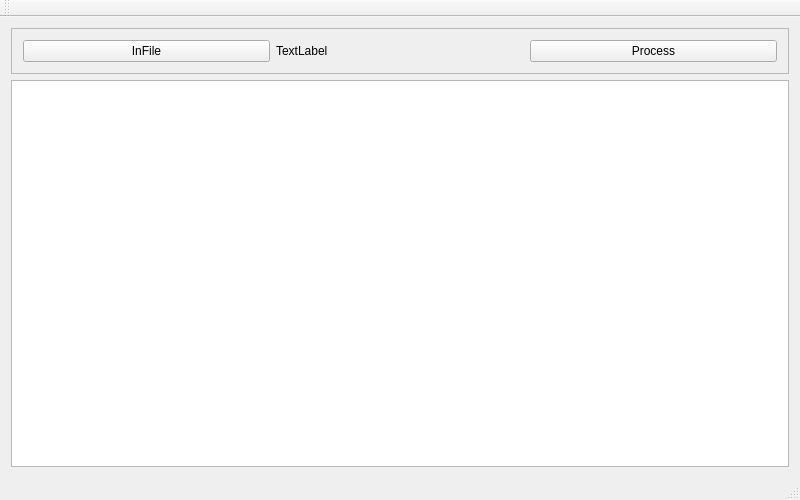
<?xml version="1.0" encoding="UTF-8"?>
<ui version="4.0">
 <class>MainWindow</class>
 <widget class="QMainWindow" name="MainWindow">
  <property name="geometry">
   <rect>
    <x>0</x>
    <y>0</y>
    <width>800</width>
    <height>500</height>
   </rect>
  </property>
  <property name="windowTitle">
   <string>MainWindow</string>
  </property>
  <widget class="QWidget" name="centralWidget">
   <layout class="QVBoxLayout" name="verticalLayout">
    <item>
     <widget class="QFrame" name="frame">
      <property name="frameShape">
       <enum>QFrame::StyledPanel</enum>
      </property>
      <property name="frameShadow">
       <enum>QFrame::Raised</enum>
      </property>
      <layout class="QHBoxLayout" name="horizontalLayout">
       <item>
        <widget class="QPushButton" name="pushButtonInFile">
         <property name="text">
          <string>InFile</string>
         </property>
        </widget>
       </item>
       <item>
        <widget class="QLabel" name="labelFileName">
         <property name="text">
          <string>TextLabel</string>
         </property>
        </widget>
       </item>
       <item>
        <widget class="QPushButton" name="pushButtonProcess">
         <property name="text">
          <string>Process</string>
         </property>
        </widget>
       </item>
      </layout>
     </widget>
    </item>
    <item>
     <widget class="QPlainTextEdit" name="logText">
      <property name="enabled">
       <bool>true</bool>
      </property>
      <property name="font">
       <font>
        <family>Courier New</family>
       </font>
      </property>
      <property name="readOnly">
       <bool>true</bool>
      </property>
      <property name="plainText">
       <string notr="true"/>
      </property>
      <property name="textInteractionFlags">
       <set>Qt::TextSelectableByKeyboard|Qt::TextSelectableByMouse</set>
      </property>
      <property name="placeholderText">
       <string notr="true"/>
      </property>
     </widget>
    </item>
   </layout>
  </widget>
  <widget class="QMenuBar" name="menuBar">
   <property name="geometry">
    <rect>
     <x>0</x>
     <y>0</y>
     <width>800</width>
     <height>26</height>
    </rect>
   </property>
  </widget>
  <widget class="QToolBar" name="mainToolBar">
   <attribute name="toolBarArea">
    <enum>TopToolBarArea</enum>
   </attribute>
   <attribute name="toolBarBreak">
    <bool>false</bool>
   </attribute>
  </widget>
  <widget class="QStatusBar" name="statusBar"/>
 </widget>
 <layoutdefault spacing="6" margin="11"/>
 <resources/>
 <connections/>
</ui>
